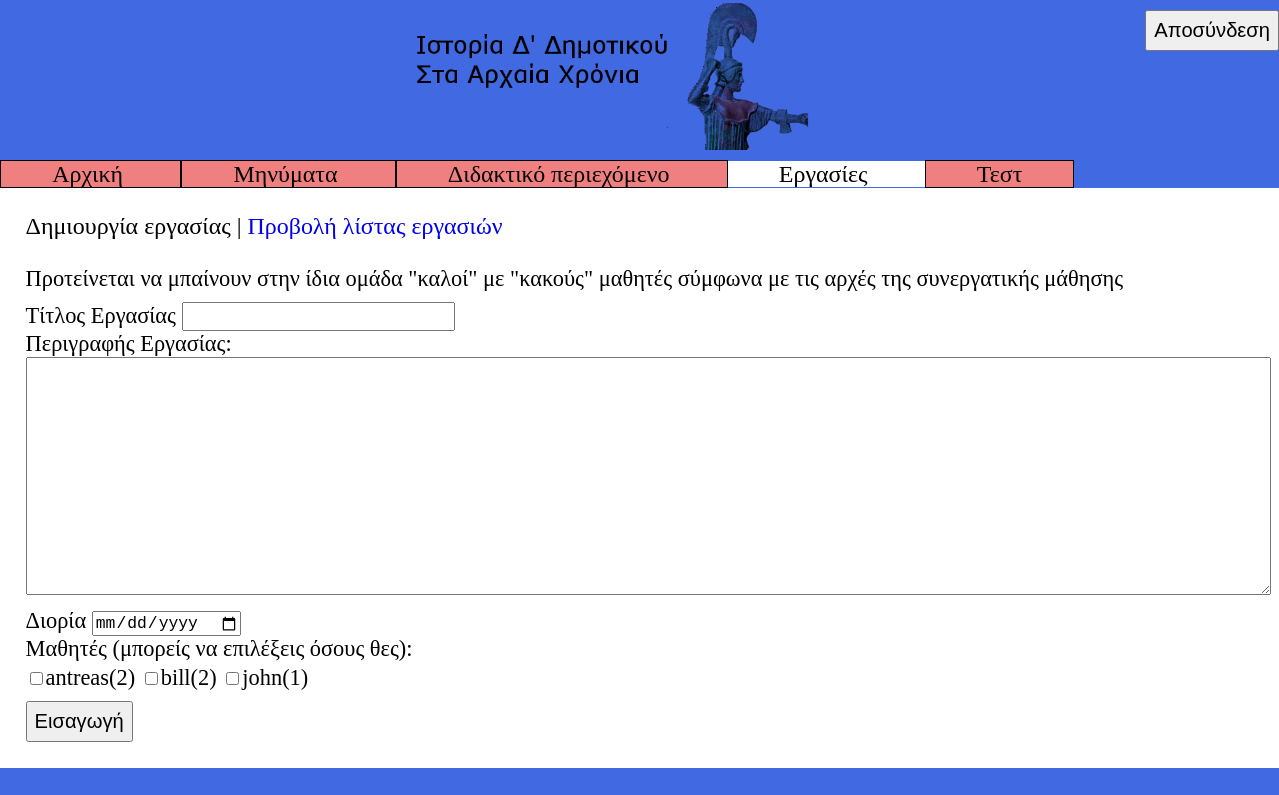
The page /code/professor/group_project.php (signed in) on the database its author committed.
### tables this page shows
CREATE TABLE `user` (
  `username` varchar(20) NOT NULL,
  `password` varchar(40) NOT NULL,
  `professor` tinyint(1) NOT NULL DEFAULT '0',
  `level` tinyint(4) DEFAULT '1',
  `photo` varchar(30) DEFAULT NULL,
  `email` varchar(30) NOT NULL,
  `description` text,
  `last_login` date DEFAULT NULL
);

### code/professor/group_project.php (the view, shortened to what this page needs)
<!DOCTYPE html>
<html>
<head>
	<link rel="stylesheet" type="text/css" href="pstyles.css" />
</head>
<body>
	<button class="logout" onclick="logout()"> Αποσύνδεση</button>
	<img src="../banner.png" alt="Ιστορία Δ' Δημοτικού Στα Αρχαία Χρόνια" class="banner">
	<div class="big menu">
		<span class="menup"> <a href="phome.php" class="link_to_page"> Αρχική </a> </span>
		<span class="menup"> <a href="message.php" class="link_to_page"> Μηνύματα </a> </span>
		<span class="menup"> <a href="content.php" class="link_to_page"> Διδακτικό περιεχόμενο </a> </span>
		<span class="active"> Εργασίες </span>
		<span class="menup"> <a href="test.php" class="link_to_page"> Τεστ </a> </span>
	</div>
	<div class="main">
		<span class="big"> Δημιουργία εργασίας | <a href="project_list.php"> Προβολή λίστας εργασιών </a> </span> <br> <br>
		Προτείνεται να μπαίνουν στην ίδια ομάδα "καλοί" με "κακούς" μαθητές σύμφωνα με τις αρχές της συνεργατικής μάθησης
		<form method="post" action="insert_project.php">
			Τίτλος Εργασίας <input type="text" name="title" /> <br>
			Περιγραφής Εργασίας: <br>
			<textarea name="description_text" rows="8" cols="80"></textarea> <br>
			Διορία <input type="date" name="deadline" /> <br>
			Μαθητές (μπορείς να επιλέξεις όσους θες): <br>
<?php
$link = connect_to_database("../login_register_form.php");
$result = $link->query("SELECT * FROM user WHERE professor=0");
while ($row = $result->fetch_array()) {
	echo "<input type='checkbox' name='users[]' value='".$row["username"]."' />".$row["username"]."(".$row["level"].") ";
}
?>
			<br> <button type="submit"> Εισαγωγή </button>
		</form>
	</div>
</body>
</html>

### code/professor/pstyles.css (style rules this page uses)
* { box-sizing: border-box; }
body { background-color: royalblue; font-family: "Verdana"; font-size: 140%; margin: 0; }
input { font-size: 90%; margin-top: 10px; }
button { font-size: 90%; padding: 7px; margin-top: 10px; cursor: pointer; }
textarea { font-size: 140%; }
a { text-decoration: none; }
button.logout { float: right; }
img.banner { display: table-cell; margin-left: 32.5%; margin-right: 32.5%; width: 35%; }
div.menu { margin-right: 10%; margin-left: 10%; }
span.active { padding: 0 4%; background-color: white; }
span.menup { border: 1px solid black; padding: 0 4%; background-color: lightcoral; cursor: pointer; }
div.main { background-color: white; padding: 2%; margin-left: 10%; margin-right: 10%; }
.big { font-size: 107%; }
a.link_to_page { color: black; }
@media only screen and (max-width: 1400px) { div.main { margin-left: 0; margin-right: 0; } }
@media only screen and (max-width: 1400px) { div.menu { margin-right: 0; margin-left: 0; } }

### rows shown on the page
user: username "antreas", level "2"
user: username "bill", level "2"
user: username "john", level "1"
